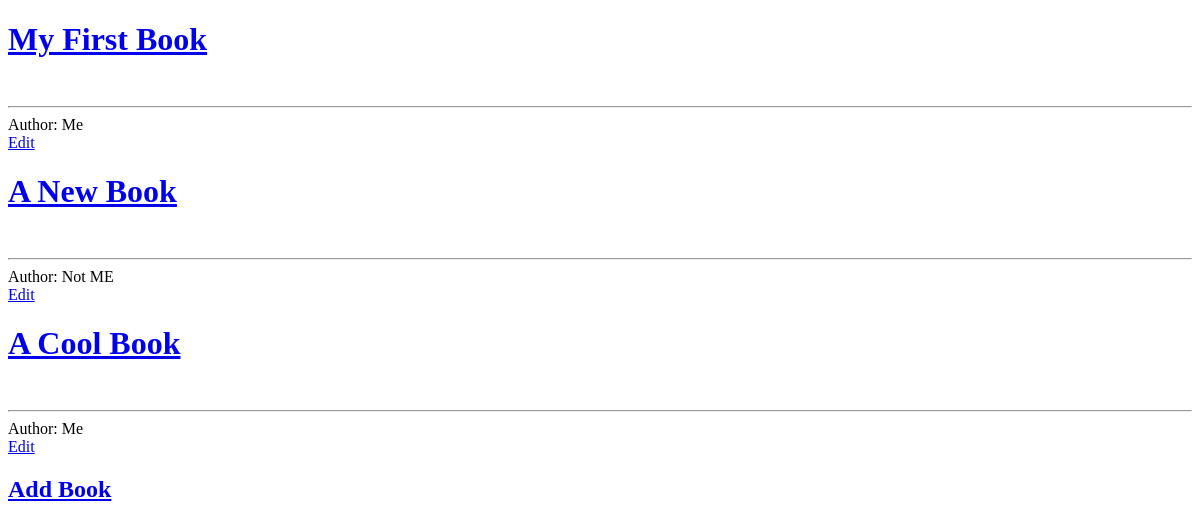
The app's page /, older data.
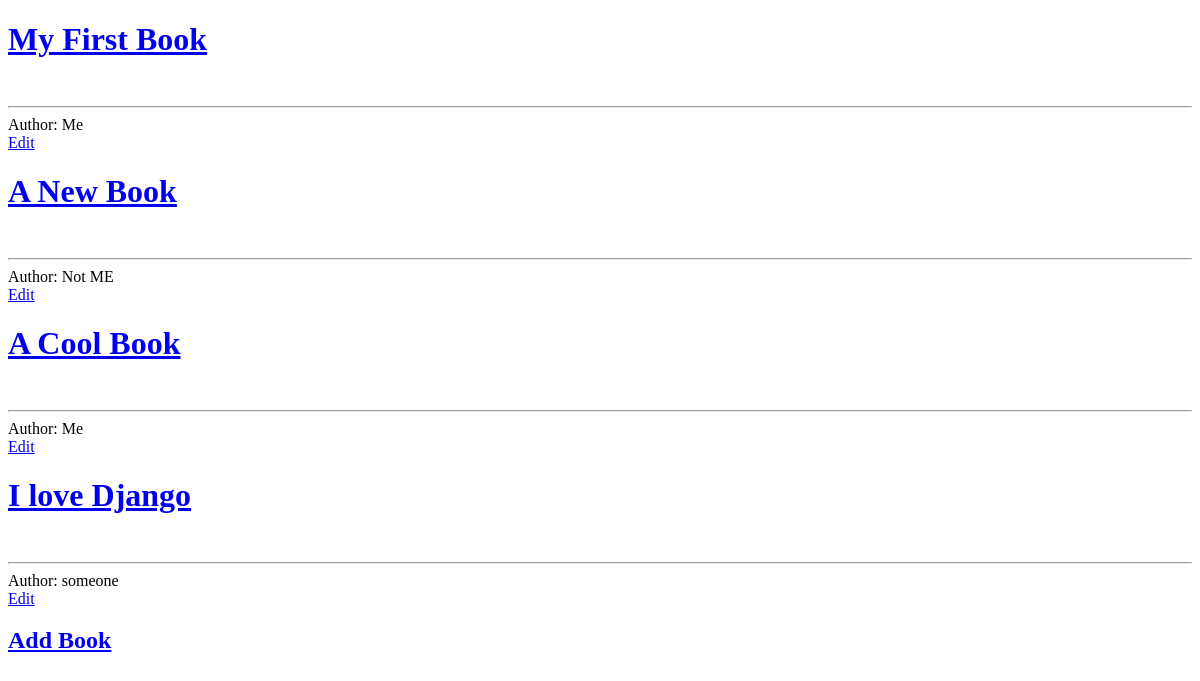
The same page, newer data.
### club/models.py (models this page shows, shortened)
class Book(models.Model):
    book = models.CharField(max_length=50)
    description = models.TextField()
    author = models.CharField(max_length=50)
    release_date = models.DateField()
    genre = models.CharField(max_length=50)

### club/views.py (the view)
# urls.py: path('', HomeView.as_view(), name="home"),
class HomeView(ListView):
    model = Book
    template_name = 'home.html'

### club/templates/home.html (shortened to what this page needs)
<!DOCTYPE html>
<html lang="en">
<head>
</head>
<body>
{% for book in object_list %}
<h1><a href="{% url 'book-details' book.pk %}">{{book.book}}</a></h1><br><hr>
Author: {{book.author}}<br>
<a href="{% url 'edit-book' book.pk %}">Edit</a>
{% endfor%}<br>
<h2><a href="{% url 'add-book' %}">Add Book</a></h2>
</body>
</html>

Row changes from the older to the newer data that the page shows:
added Book: book "I love Django", author "someone"
